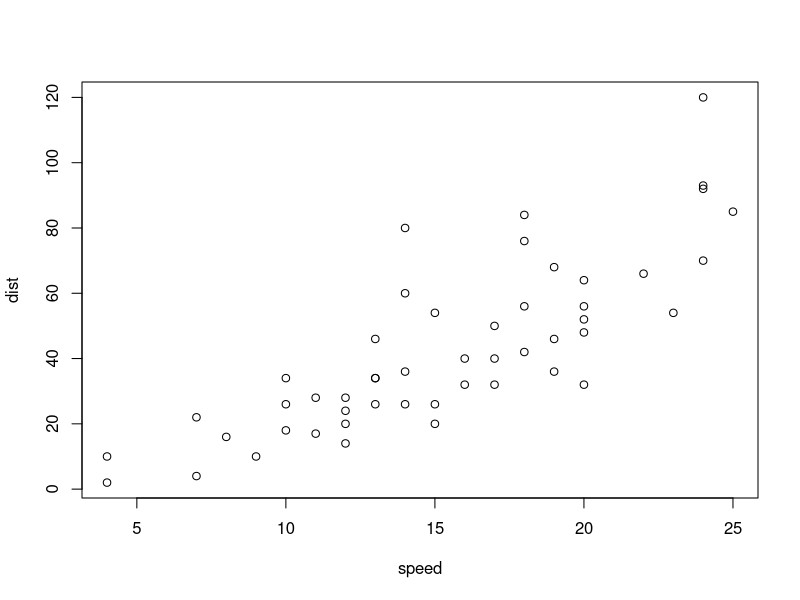
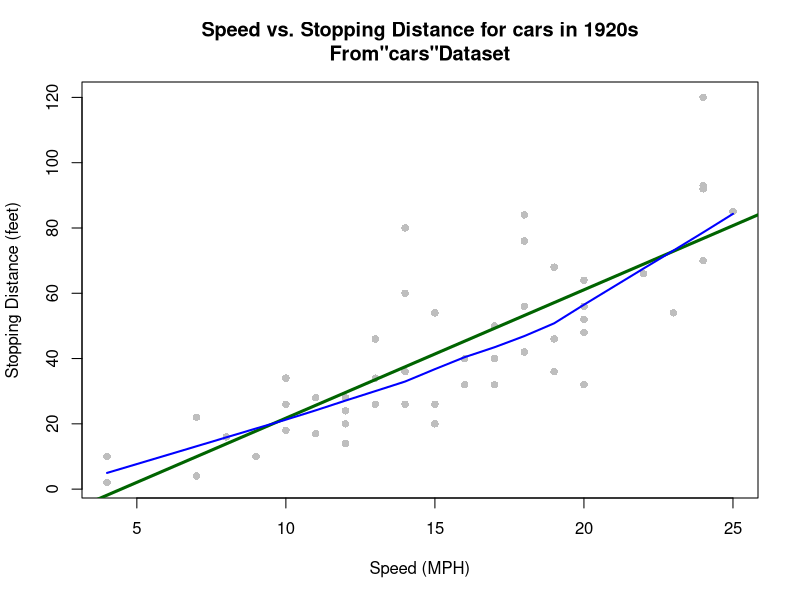
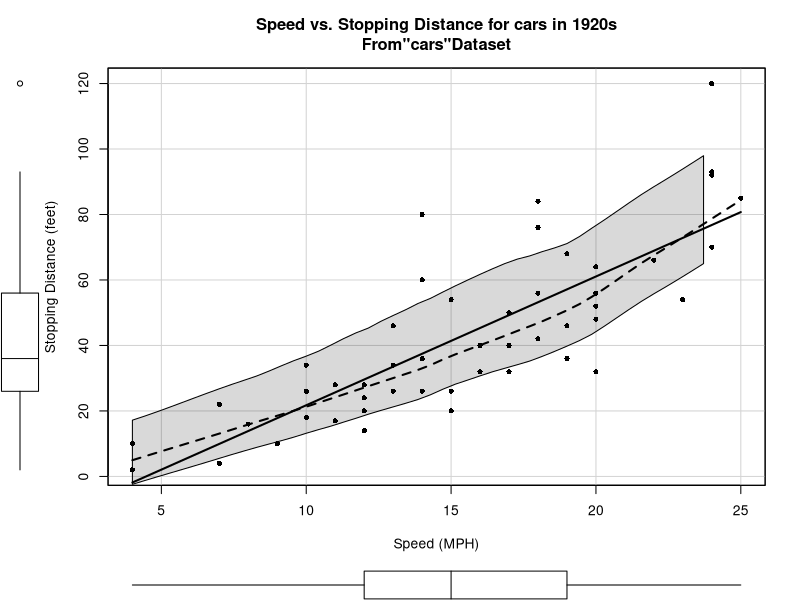

R code for these plots, in order:
# R Statistics Essential Training
# Ex06_03
# Creating scatterplots

# Load data
?cars
data(cars)
cars

# Basic Scatterplot
plot(cars)
?pch # add points to plot 

# Modified scatterplot
plot(cars,
  pch = 16,
  col = "gray",
  main = "Speed vs. Stopping Distance for cars in 1920s\nFrom\"cars\"Dataset",
  xlab = "Speed (MPH)",
  ylab = "Stopping Distance (feet)")

# Linear regression line
abline(lm(cars$dist ~ cars$speed),
       col = "darkgreen",
       lwd = 3)

# locally weighted scatter plot smoothing line (lowess)
lines(lowess(cars$speed, cars$dist),
      col = "blue",
      lwd = 2)


# Use this package to open up variations of scatter plots
require(car)

# fancy scatterplot with marginal boxplots, smoothers & quantile regression intervalls
scatterplot(cars$dist ~ cars$speed,
            pch = 16,
            col = "black", 
            main = "Speed vs. Stopping Distance for cars in 1920s\nFrom\"cars\"Dataset",
            xlab = "Speed (MPH)",
            ylab = "Stopping Distance (feet)")


# Clean up 
rm(list = ls())

dev.off()
